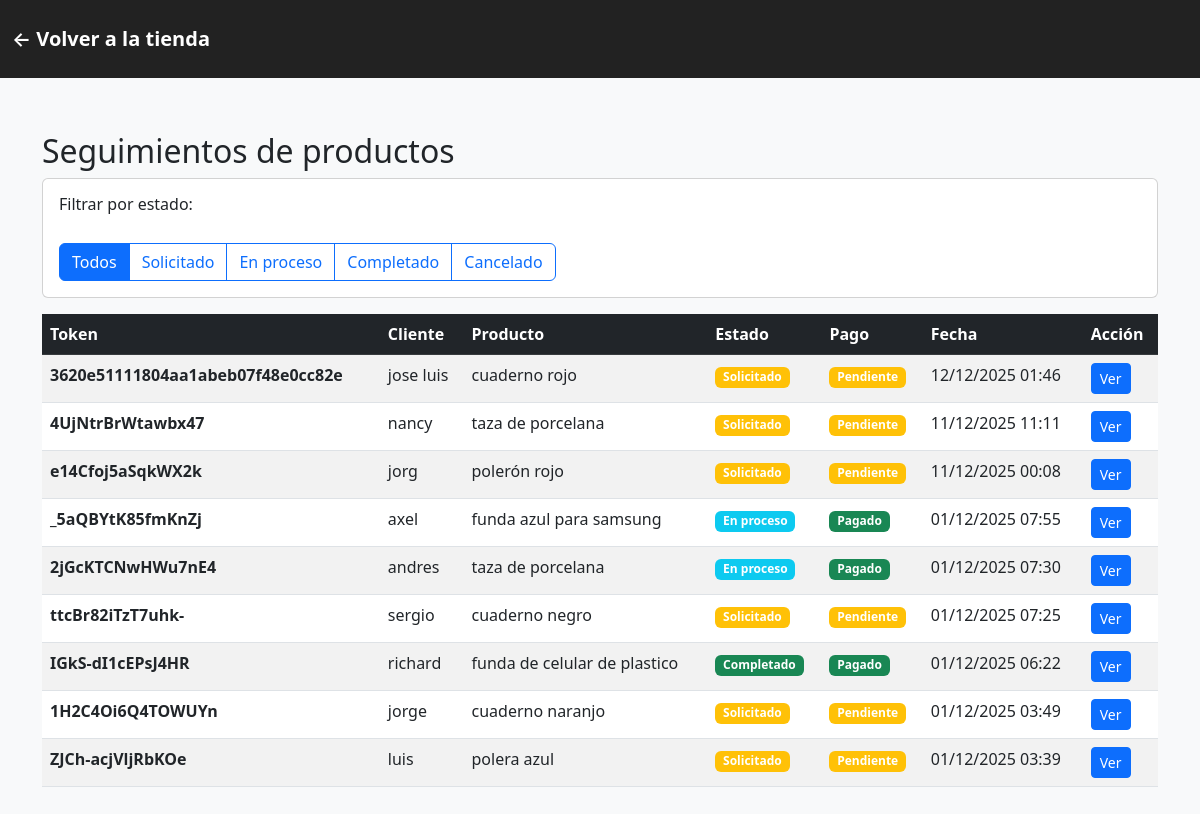
Screenshot of /seguimientos/ with the database file from the repository.
### myApp/models.py (models this page shows, shortened)
class Orden(models.Model):
    ESTADO_CHOICES = (
        ('solicitado', 'Solicitado'),
        ('en_proceso', 'En proceso'),
        ('completado', 'Completado'),
        ('cancelado', 'Cancelado'),
    )
    PAGO_CHOICES = (
        ('pendiente', 'Pendiente'),
        ('pagado', 'Pagado'),
    )
    CONTACTO_TIPO_CHOICES = (
        ('whatsapp', 'WhatsApp'),
        ('facebook', 'Facebook'),
        ('instagram', 'Instagram'),
        ('presencial', 'Presencial'),
        ('web', 'Sitio Web'),
        ('otros', 'Otros'),
    )
    token = models.CharField(
        max_length=48,
        unique=True,
        editable=False,
        default=generate_token
    )
    cliente_nombre = models.CharField(
        max_length=200,
        default='',
        blank=True
    )
    contacto_tipo = models.CharField(
        max_length=20,
        choices=CONTACTO_TIPO_CHOICES
    )
    contacto_valor = models.CharField(
        max_length=200,
        blank=True
    )
    producto_referencia = models.ForeignKey(
        'Producto',
        null=True,
        blank=True,
        on_delete=models.SET_NULL
    )
    descripcion = models.TextField(blank=True)
    plataforma = models.CharField(
        max_length=100,
        default='pagina web'
    )
    fecha_necesaria = models.DateField(
        null=True,
        blank=True
    )
    estado = models.CharField(
        max_length=20,
        choices=ESTADO_CHOICES,
        default='solicitado',
        verbose_name='Estado del pedido'
    )
    estado_pago = models.CharField(
        max_length=20,
        choices=PAGO_CHOICES,
        default='pendiente',
        verbose_name='Estado de pago'
    )
    creado = models.DateTimeField(auto_now_add=True)
    actualizado = models.DateTimeField(auto_now=True)
    class Meta:
        verbose_name = 'Orden'
        verbose_name_plural = 'Órdenes'
        ordering = ['-creado']

class Producto(models.Model):
    categoria = models.ForeignKey(Categoria, on_delete=models.CASCADE, related_name='productos')
    nombre = models.CharField(max_length=150)
    descripcion = models.TextField(blank=True)
    precio = models.DecimalField(max_digits=10, decimal_places=2)
    stock = models.PositiveIntegerField(default=0)
    activo = models.BooleanField(default=True)

### myApp/views.py (the view)
# urls.py: path('seguimientos/', views.listar_seguimientos, name='listar_seguimientos'),
def listar_seguimientos(request):
    ordenes = Orden.objects.all().order_by('-creado')
    estado = request.GET.get('estado')
    if estado:
        ordenes = ordenes.filter(estado=estado)
    paginator = Paginator(ordenes, 10)
    page_number = request.GET.get('page')
    ordenes = paginator.get_page(page_number)
    context = {
        'ordenes': ordenes,
        'estados': Orden.ESTADO_CHOICES,
        'estado_filtro': estado,
    }
    return render(request, 'listar_seguimientos.html', context)

### templates/listar_seguimientos.html (shortened to what this page needs)
{% load static %}
<!DOCTYPE html>
<html lang="es">
<head>
    <link href="https://cdn.jsdelivr.net/npm/bootstrap@5.3.0/dist/css/bootstrap.min.css" rel="stylesheet">
    <link rel="stylesheet" href="{% static 'css/styles.css' %}">
</head>
<body>
<div class="header">
    <div class="container">
        <a href="{% url 'home' %}" class="header-back">← Volver a la tienda</a>
    </div>
</div>
<div class="container py-4">
    <h2>Seguimientos de productos</h2>
    <div class="card mb-3">
        <div class="card-body">
            <h5>Filtrar por estado:</h5>
            <div class="btn-group" role="group">
                <a href="{% url 'listar_seguimientos' %}" class="btn btn-outline-primary {% if not estado_filtro %}active{% endif %}">Todos</a>
                {% for valor, etiqueta in estados %}
                    <a href="?estado={{ valor }}" class="btn btn-outline-primary {% if estado_filtro == valor %}active{% endif %}">{{ etiqueta }}</a>
                {% endfor %}
            </div>
        </div>
    </div>
    <div class="table-responsive">
        <table class="table table-striped table-hover">
            <thead class="table-dark">
                <tr>
                    <th>Token</th>
                    <th>Cliente</th>
                    <th>Producto</th>
                    <th>Estado</th>
                    <th>Pago</th>
                    <th>Fecha</th>
                    <th>Acción</th>
                </tr>
            </thead>
            <tbody>
                {% for orden in ordenes %}
                    <tr>
                        <td><strong>{{ orden.token }}</strong></td>
                        <td>{{ orden.cliente_nombre }}</td>
                        <td>{% if orden.producto_referencia %}{{ orden.producto_referencia.nombre }}{% else %}—{% endif %}</td>
                        <td>
                            <span class="badge
                                {% if orden.estado == 'solicitado' %}bg-warning{% endif %}
                                {% if orden.estado == 'en_proceso' %}bg-info{% endif %}
                                {% if orden.estado == 'completado' %}bg-success{% endif %}
                            ">
                                {{ orden.get_estado_display }}
                            </span>
                        </td>
                        <td>
                            <span class="badge {% if orden.estado_pago == 'pagado' %}bg-success{% else %}bg-warning{% endif %}">
                                {{ orden.get_estado_pago_display }}
                            </span>
                        </td>
                        <td>{{ orden.creado|date:"d/m/Y H:i" }}</td>
                        <td>
                            <a href="{% url 'seguimiento_pedido' orden.token %}" class="btn btn-sm btn-primary">Ver</a>
                        </td>
                    </tr>
                {% empty %}
                    <tr>
                        <td colspan="7" class="text-center text-muted">No hay pedidos disponibles.</td>
                    </tr>
                {% endfor %}
            </tbody>
        </table>
    </div>
</div>
</body>
</html>

### static/css/styles.css (style rules this page uses)
body { background: #f8f9fa; }
.header { background: #222; padding: 24px 0; color: white; margin-bottom: 30px; }
.header .container { max-width: 1200px; margin: 0 auto; display: flex; justify-content: space-between; align-items: center; }
.header-back { color: #fff; text-decoration: none; font-size: 20px; font-weight: 600; display: inline-block; transition: opacity 0.3s; }
.card-body h5 { font-size: 16px; height: 40px; overflow: hidden; display: -webkit-box; -webkit-line-clamp: 2; -webkit-box-orient: vertical; }

### rows the page displays
Orden: token "3620e51111804aa1abeb07f48e0cc82e", cliente_nombre "jose luis", producto_referencia.nombre "cuaderno rojo", estado "Solicitado", estado_pago "Pendiente", creado "12/12/2025 01:46"
Orden: token "4UjNtrBrWtawbx47", cliente_nombre "nancy", producto_referencia.nombre "taza de porcelana", estado "Solicitado", estado_pago "Pendiente", creado "11/12/2025 11:11"
Orden: token "e14Cfoj5aSqkWX2k", cliente_nombre "jorg", producto_referencia.nombre "polerón rojo", estado "Solicitado", estado_pago "Pendiente", creado "11/12/2025 00:08"
Orden: token "_5aQBYtK85fmKnZj", cliente_nombre "axel", producto_referencia.nombre "funda azul para samsung", estado "En proceso", estado_pago "Pagado", creado "01/12/2025 07:55"
Orden: token "2jGcKTCNwHWu7nE4", cliente_nombre "andres", producto_referencia.nombre "taza de porcelana", estado "En proceso", estado_pago "Pagado", creado "01/12/2025 07:30"
Orden: token "ttcBr82iTzT7uhk-", cliente_nombre "sergio", producto_referencia.nombre "cuaderno negro", estado "Solicitado", estado_pago "Pendiente", creado "01/12/2025 07:25"
Orden: token "IGkS-dI1cEPsJ4HR", cliente_nombre "richard", producto_referencia.nombre "funda de celular de plastico", estado "Completado", estado_pago "Pagado", creado "01/12/2025 06:22"
Orden: token "1H2C4Oi6Q4TOWUYn", cliente_nombre "jorge", producto_referencia.nombre "cuaderno naranjo", estado "Solicitado", estado_pago "Pendiente", creado "01/12/2025 03:49"
Orden: token "ZJCh-acjVljRbKOe", cliente_nombre "luis", producto_referencia.nombre "polera azul", estado "Solicitado", estado_pago "Pendiente", creado "01/12/2025 03:39"

### other values shown
{{ etiqueta }} "Solicitado" "En proceso" "Completado" "Cancelado"
